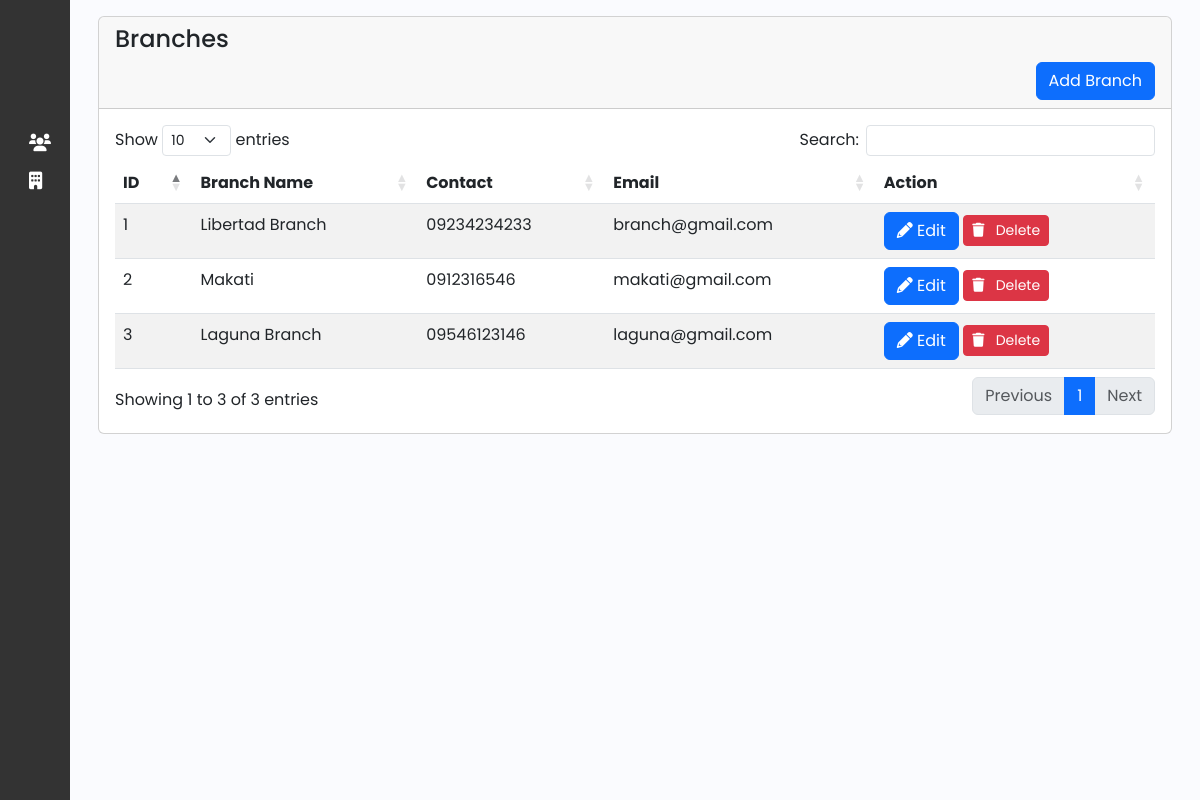
/admin/branch.php, run on the app's committed database.
### tables this page shows
CREATE TABLE `branch` (
  `id` int(50) NOT NULL,
  `branch_name` varchar(191) NOT NULL,
  `branch_address` varchar(191) NOT NULL,
  `contact` varchar(191) NOT NULL,
  `email` varchar(191) NOT NULL,
  `created_at` timestamp NOT NULL DEFAULT current_timestamp()
);

### function/myfunction.php (called while the page is built)
<?php
include('../mysql_connect.php');
function getAll($table)
{
    global $con;
    $query = "SELECT * FROM $table";
    return $query_run = mysqli_query($con, $query);
}
?>

### admin/branch.php (the view, shortened to what this page needs)
<?php include('../function/myfunction.php');
include 'sidebar.php'
?>
<!DOCTYPE html>
<html lang="en">
<head>
    <link rel="stylesheet" href="https://cdnjs.cloudflare.com/ajax/libs/twitter-bootstrap/5.3.0/css/bootstrap.min.css">
    <link rel="stylesheet" href="https://cdn.datatables.net/1.13.7/css/dataTables.bootstrap5.min.css">
    <link rel="stylesheet" href="https://cdnjs.cloudflare.com/ajax/libs/font-awesome/6.0.0-beta3/css/all.min.css">
    <link href="https://cdn.lineicons.com/4.0/lineicons.css" rel="stylesheet" />
    <link href="https://cdn.jsdelivr.net/npm/bootstrap@5.3.0-alpha3/dist/css/bootstrap.min.css" rel="stylesheet">
    <link rel="stylesheet" href="css/sidebar.css">
</head>
<body>
    <div class="main p-3">
        <div class="container">
            <div class="row">
                <div class="col-md-12">
                    <div class="card">
                        <div class="card-header">
                            <h4>Branches</h4>
                            <button class="btn btn-primary float-end" data-bs-toggle="modal" data-bs-target="#addBranchModal">Add Branch</button>
                        </div>
                        <div class="card-body" id="category_table">
                            <table id="example" class="table table-striped" style="width:100%">
                                <thead>
                                    <tr>
                                        <th>ID</th>
                                        <th>Branch Name</th>
                                        <th>Contact</th>
                                        <th>Email</th>
                                        <th>Action</th>
                                    </tr>
                                </thead>
                                <tbody>
                                    <?php
                                    $branch = getAll("branch");
                                    if (mysqli_num_rows($branch) > 0) {
                                        foreach ($branch as $item) {
                                    ?>
                                            <tr>
                                                <td><?= $item['id']; ?></td>
                                                <td><?= $item['branch_name']; ?></td>
                                                <td><?= $item['contact']; ?></td>
                                                <td><?= $item['email']; ?></td>
                                                <td>
                                                    <a href="#" class="btn btn-primary" data-bs-toggle="modal" data-bs-target="#editBranchModal<?= $item['id']; ?>"><i class="fas fa-pencil"></i>&nbsp;Edit</a>
                                                    <button type="button" class="btn btn-sm btn-danger delete_category_btn" value="<?= $item['id']; ?>"><i class="fas fa-trash"></i> &nbsp; Delete</button>
                                                </td>
                                            </tr>
                                    <?php
                                        }
                                    } else {
                                        echo "No Records Found!";
                                    }
                                    ?>
                                </tbody>
                            </table>
                        </div>
                    </div>
                </div>
            </div>
        </div>
    </div>
</body>
</html>

### admin/css/sidebar.css (style rules this page uses)
a { text-decoration: none; }
body { font-family: 'Poppins', sans-serif; }
.main { min-height: 100vh; width: 100%; overflow: hidden; transition: all 0.35s ease-in-out; background-color: #fafbfe; }

### data on the page
branch: id "1", branch_name "Libertad Branch", contact "09234234233", email "branch@gmail.com"
branch: id "2", branch_name "Makati", contact "0912316546", email "makati@gmail.com"
branch: id "3", branch_name "Laguna Branch", contact "09546123146", email "laguna@gmail.com"
